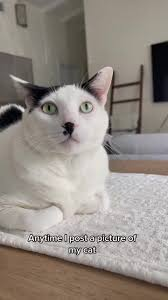
#> input picture labwork2/cat.jpeg, 168 x 300 px, found by its file name
$ python maximum.py
#> lines starting #> are read from the running program, lines starting #| are printed output that depends on the picture
import cv2
import numpy as np

image = cv2.imread("cat.jpeg")
#> image is the input picture: shape (300, 168, 3); mean B, G, R 131.8, 138.7, 146.7

print(image.shape, type(image.shape))
#| (300, 168, 3) <class 'tuple'>
print(image)
#> (printed output is left out)
print(type(image))
#| <class 'numpy.ndarray'>

def preprocessing(image):
    print("start gray...")
    for i in range(image.shape[0]):
        for j in range(image.shape[1]):
            pixel = image[i][j]
            gray = (int(pixel[0]) + int(pixel[1]) + int(pixel[2])) / 3
            pixel[0] = pixel[1] = pixel[2] = gray
    print("finish gray.")

preprocessing(image)
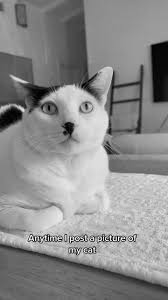
#> image: shape (300, 168, 3); min 0, max 254, mean 138.8

def maximum(patch):
    return np.max(patch)

output = [ [  [0, 0, 0] for _ in range(image.shape[1])] for _ in range(image.shape[0])]

for i in range(1, image.shape[0]-1):
    for j in range(1, image.shape[1]-1):
        #extract 3x3: image[row_start:row_stop, col_start:col_stop]
        patch = image[i-1:i+2, j-1:j+2]
        s = int(maximum(patch))
        pixel = output[i][j]
        pixel[0] = s
        pixel[1] = s
        pixel[2] = s

out = np.array(output)

cv2.imwrite("maximum.jpg", out)
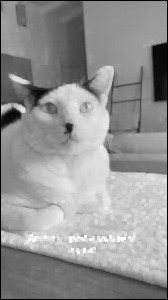
#> saved as maximum.jpg: shape (300, 168, 3); min 0, max 254, mean 147
print("saved maximum")
